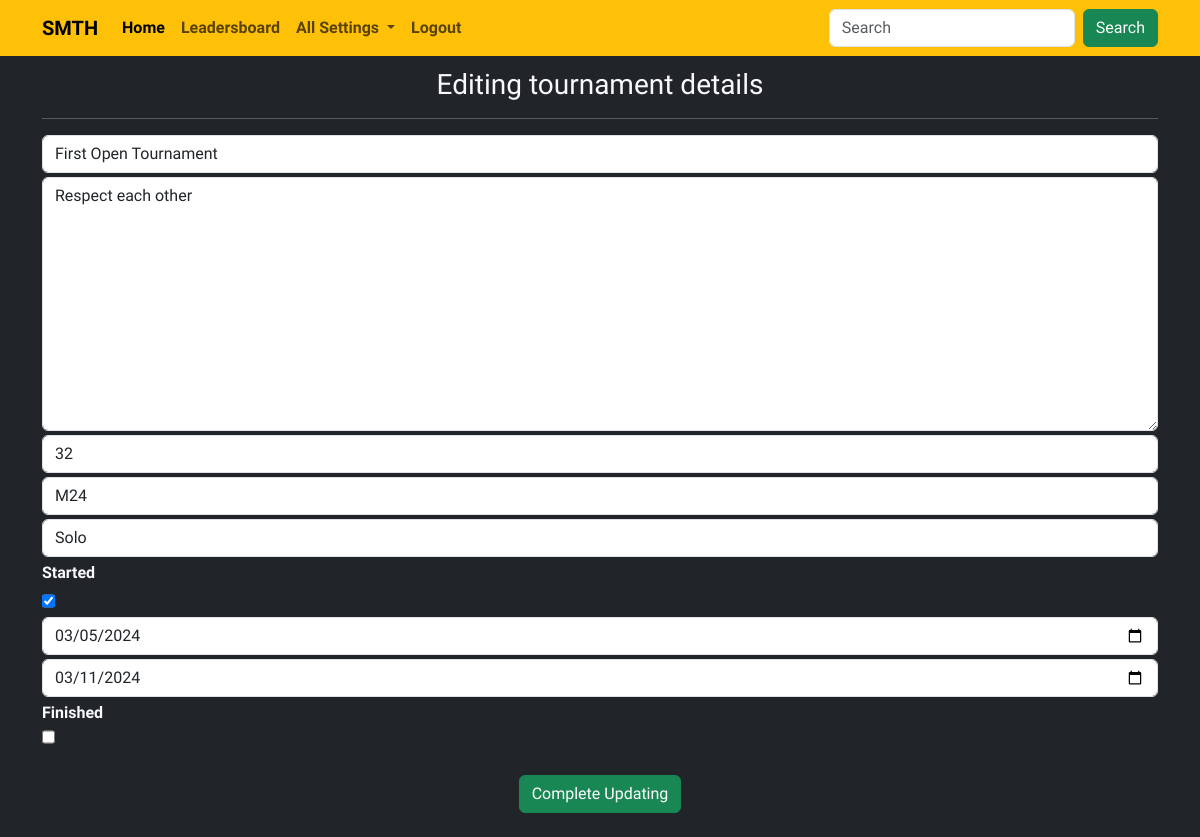
/16f3088e-bdb4-46a4-9301-18c6ce8c810e/edit/ (signed in), run on the app's committed database.
### base/models.py (models this page shows, shortened)
class Tournament(models.Model):
   WEAPON = {
       'M416':'M416',
       'M24':'M24'
   }
   SQUAD = {
       'Solo':'Solo',
       'Duo':'Duo',
       'Squad':'Squad'
   }
   id = models.UUIDField(primary_key=True, editable=False, default=uuid.uuid4)
   tournament_name = models.CharField(max_length=50)
   tournament_rules = models.TextField()
   participants = models.IntegerField()
   squad = models.CharField(max_length=30, choices=SQUAD)
   weapon = models.CharField(max_length=50, choices=WEAPON)
   started = models.BooleanField(blank=True,null=True)
   start_date = models.DateField(blank=True,null=True)
   end_date = models.DateField(blank=True,null=True)
   finished = models.BooleanField(blank=True,null=True)
   available = models.BooleanField()

### base/views.py (the view)
# urls.py: path('<uuid:pk>/edit/',views.EditTour.as_view(), name='edittour'),
class EditTour(LoginRequiredMixin,generic.UpdateView):
    model = Tournament
    form_class = EditTournamentForm
    success_url = reverse_lazy('advancedtourlist')
    template_name = 'forstaff/edittour.html'

### templates/forstaff/edittour.html (shortened to what this page needs)
{% extends 'base.html' %}
{% block content %}
<div class="container pt-2 pb-4 text-light">
<h3 class="text-center mt-1">Editing tournament details</h3>
<hr>
<form action="" method="post">
    {{form.tournament_name}}
    {{form.tournament_rules}}
    {{form.participants}}
    {{form.weapon}}
    {{form.squad}}
    {{form.started.label}}
    {{form.started}}
    {{form.start_date}}
    {{form.end_date}}
    {{form.finished.label}}
    {{form.finished}}
    {{form.available}} <br>
    <button class="btn btn-success d-block mx-auto">Complete Updating</button>
</form>
</div>
{% endblock content %}

### data on the page
Tournament: tournament_name "First Open Tournament", tournament_rules "Respect each other", participants "32", weapon "M24", squad "Solo", started "☑", start_date "03/05/2024", end_date "03/11/2024"
